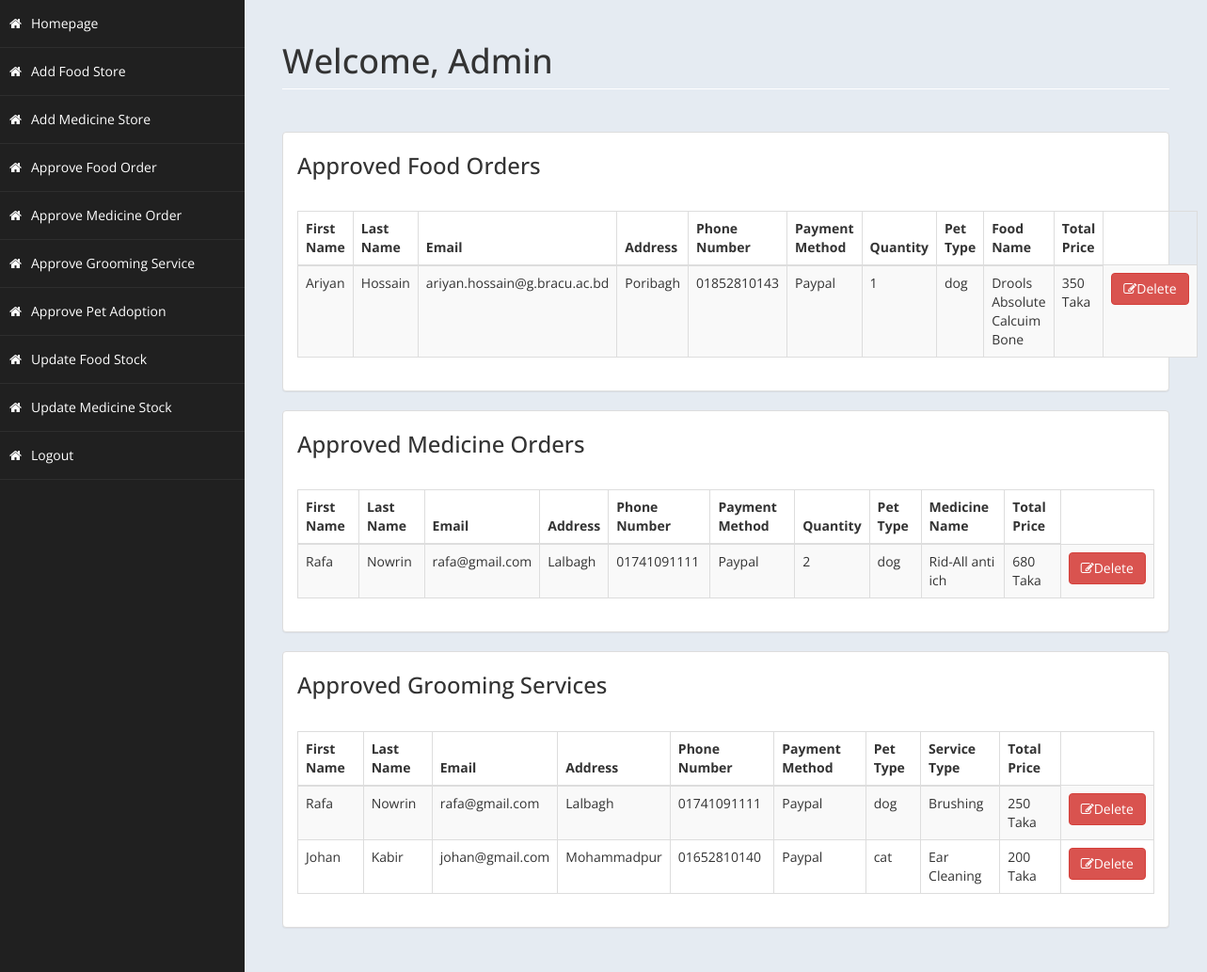
Page /adminhome.php on the committed database.
### tables this page shows
CREATE TABLE `orderfood` (
  `id` int(11) NOT NULL,
  `name` varchar(100) NOT NULL,
  `price` varchar(100) NOT NULL,
  `pet` varchar(100) NOT NULL,
  `stock` varchar(100) NOT NULL
);

CREATE TABLE `foodorderdetails` (
  `fname` varchar(100) NOT NULL,
  `lname` varchar(100) NOT NULL,
  `email` varchar(100) NOT NULL,
  `address` varchar(100) NOT NULL,
  `pnum` varchar(100) NOT NULL,
  `pmethod` varchar(100) NOT NULL,
  `pid` varchar(100) NOT NULL,
  `quantity` varchar(100) NOT NULL,
  `pet` varchar(100) NOT NULL,
  `approval` varchar(100) NOT NULL,
  `fid` int(11) NOT NULL
);

CREATE TABLE `ordermed` (
  `id` int(11) NOT NULL,
  `name` varchar(100) NOT NULL,
  `price` varchar(100) NOT NULL,
  `pet` varchar(100) NOT NULL,
  `stock` varchar(100) NOT NULL
);

CREATE TABLE `medorderdetails` (
  `fname` varchar(100) NOT NULL,
  `lname` varchar(100) NOT NULL,
  `email` varchar(100) NOT NULL,
  `address` varchar(100) NOT NULL,
  `pnum` varchar(100) NOT NULL,
  `pmethod` varchar(100) NOT NULL,
  `pid` varchar(100) NOT NULL,
  `quantity` varchar(100) NOT NULL,
  `pet` varchar(100) NOT NULL,
  `approval` varchar(100) NOT NULL,
  `mid` int(11) NOT NULL
);

CREATE TABLE `groom` (
  `id` int(11) NOT NULL,
  `type` varchar(100) NOT NULL,
  `price` varchar(100) NOT NULL,
  `pet` varchar(100) NOT NULL
);

CREATE TABLE `groomorderdetails` (
  `fname` varchar(100) NOT NULL,
  `lname` varchar(100) NOT NULL,
  `email` varchar(100) NOT NULL,
  `address` varchar(100) NOT NULL,
  `pnum` varchar(100) NOT NULL,
  `pmethod` varchar(100) NOT NULL,
  `pid` varchar(100) NOT NULL,
  `pet` varchar(100) NOT NULL,
  `approval` varchar(100) NOT NULL,
  `gid` int(11) NOT NULL
);

### adminhome.php (the view, shortened to what this page needs)
<!DOCTYPE html>
<html xmlns="http://www.w3.org/1999/xhtml">
<head>
    <link href="food/assets/css/bootstrap.css" rel="stylesheet" />
    <link href="food/assets/css/font-awesome.css" rel="stylesheet" />
    <link href="food/assets/css/custom-styles.css" rel="stylesheet" />
</head>
<body>
    <div id="wrapper">
        <nav class="navbar-default navbar-side" role="navigation">
            <div class="sidebar-collapse">
            <ul class="nav" id="main-menu">
                    <li>
                        <a  href="adminhome.php"><i class="fa fa-home"></i>Homepage</a>
                    </li>
                    <li>
                        <a  href="addfood.php"><i class="fa fa-home"></i>Add Food Store</a>
                    </li>
                    <li>
                        <a  href="addmed.php"><i class="fa fa-home"></i>Add Medicine Store</a>
                    </li>
                    <li>
                        <a  href="adminfood.php"><i class="fa fa-home"></i>Approve Food Order</a>
                    </li>
					<li>
                        <a  href="adminmedicine.php"><i class="fa fa-home"></i>Approve Medicine Order</a>
                    </li>
                    <li>
                        <a  href="admingroom.php"><i class="fa fa-home"></i>Approve Grooming Service</a>
                    </li>
                    <li>
                        <a  href="adminadopt.php"><i class="fa fa-home"></i>Approve Pet Adoption</a>
                    </li>
                    <li>
                        <a  href="adminfstock.php"><i class="fa fa-home"></i>Update Food Stock</a>
                    </li>
                    <li>
                        <a  href="adminmstock.php"><i class="fa fa-home"></i>Update Medicine Stock</a>
                    </li>
                    <li>
                        <a  href="logout.php"><i class="fa fa-home"></i>Logout</a>
                    </li>
					</ul>
            </div>
        </nav>
        <div id="page-wrapper" >
            <div id="page-inner">
			 <div class="row">
                    <div class="col-md-12">
                        <h1 class="page-header">
                           Welcome, Admin<small> </small>
                        </h1>
                    </div>
                </div>
            <div class="row">
                <div class="col-md-12">
                    <div class="panel panel-default">
                        <div class="panel-body">
                            <div class="table-responsive">
                                <table class="table table-striped table-bordered table-hover" id="dataTables-example">
                                    <thead>
                                    <h3>Approved Food Orders </h3><br> &nbsp
                                        <tr>
                                            <th>First Name</th>
                                            <th>Last Name</th>
                                            <th>Email</th>
                                            <th>Address</th>
                                            <th>Phone Number</th>
                                            <th>Payment Method</th>
                                            <th>Quantity</th>
                                            <th>Pet Type</th>
                                            <th>Food Name</th>
                                            <th>Total Price</th>
                                        </tr>
                                    </thead>
                                    <tbody>
									<?php
										include ('db.php');
										$sql="select * from orderfood,foodorderdetails where orderfood.id=foodorderdetails.pid and approval='Yes'";
										$re = mysqli_query($con,$sql);
										while($row = mysqli_fetch_array($re))
										{
                                            echo"<tr class='gradeC'>
                                            <td>".$row['fname']."</td>
                                            <td>".$row['lname']."</td>
                                            <td>".$row['email']."</td>
                                            <td>".$row['address']."</td>
                                            <td>".$row['pnum']."</td>
                                            <td>".$row['pmethod']."</td>
                                            <td>".$row['quantity']."</td>
                                            <td>".$row['pet']."</td>
                                            <td>".$row['name']."</td>
                                            <td>".$row['price'] * $row['quantity']," Taka"."</td>
                                            <td> <a href=adminhome.php?delete1=".$row['fid']."<button class='btn btn-danger'> <i class='fa fa-edit' ></i>Delete</button> </td>
                                            </tr>";
                                        }
									?>
                                    </tbody>
                                </table>
                            </div>
                        </div>
                    </div>
                </div>
            </div>
            <div class="row">
                <div class="col-md-12">
                    <div class="panel panel-default">
                        <div class="panel-body">
                            <div class="table-responsive">
                                <table class="table table-striped table-bordered table-hover" id="dataTables-example">
                                    <thead>
                                    <h3>Approved Medicine Orders </h3><br> &nbsp
                                        <tr>
                                            <th>First Name</th>
                                            <th>Last Name</th>
                                            <th>Email</th>
                                            <th>Address</th>
                                            <th>Phone Number</th>
                                            <th>Payment Method</th>
                                            <th>Quantity</th>
                                            <th>Pet Type</th>
                                            <th>Medicine Name</th>
                                            <th>Total Price</th>
                                        </tr>
                                    </thead>
                                    <tbody>
									<?php
										include ('db.php');
										$sql="select * from ordermed,medorderdetails where ordermed.id=medorderdetails.pid and approval='Yes'";
										$re = mysqli_query($con,$sql);
										while($row = mysqli_fetch_array($re))
										{
                                            echo"<tr class='gradeC'>
                                            <td>".$row['fname']."</td>
                                            <td>".$row['lname']."</td>
                                            <td>".$row['email']."</td>
                                            <td>".$row['address']."</td>
                                            <td>".$row['pnum']."</td>
                                            <td>".$row['pmethod']."</td>
                                            <td>".$row['quantity']."</td>
                                            <td>".$row['pet']."</td>
                                            <td>".$row['name']."</td>
                                            <td>".$row['price'] * $row['quantity']," Taka"."</td>
                                            <td> <a href=adminhome.php?delete2=".$row['mid']."<button class='btn btn-danger'> <i class='fa fa-edit' ></i>Delete</button> </td>
                                            </tr>";
                                        }
									?>
                                    </tbody>
                                </table>
                            </div>
                        </div>
                    </div>
                </div>
            </div>
            <div class="row">
                <div class="col-md-12">
                    <div class="panel panel-default">
                        <div class="panel-body">
                            <div class="table-responsive">
                                <table class="table table-striped table-bordered table-hover" id="dataTables-example">
                                    <thead>
                                    <h3>Approved Grooming Services </h3><br> &nbsp
                                        <tr>
                                            <th>First Name</th>
                                            <th>Last Name</th>
                                            <th>Email</th>
                                            <th>Address</th>
                                            <th>Phone Number</th>
                                            <th>Payment Method</th>
                                            <th>Pet Type</th>
                                            <th>Service Type</th>
                                            <th>Total Price</th>
                                        </tr>
                                    </thead>
                                    <tbody>
									<?php
										include ('db.php');
										$sql="select * from groom,groomorderdetails where groom.id=groomorderdetails.pid and approval='Yes'";
										$re = mysqli_query($con,$sql);
										while($row = mysqli_fetch_array($re))
										{
                                            echo"<tr class='gradeC'>
                                            <td>".$row['fname']."</td>
                                            <td>".$row['lname']."</td>
                                            <td>".$row['email']."</td>
                                            <td>".$row['address']."</td>
                                            <td>".$row['pnum']."</td>
                                            <td>".$row['pmethod']."</td>
                                            <td>".$row['pet']."</td>
                                            <td>".$row['type']."</td>
                                            <td>".$row['price']," Taka"."</td>
                                            <td> <a href=adminhome.php?delete3=".$row['gid']."<button class='btn btn-danger'> <i class='fa fa-edit' ></i>Delete</button> </td>
                                            </tr>";
                                        }
									?>
                                    </tbody>
                                </table>
                            </div>
                        </div>
                    </div>
                </div>
            </div>
        </div>
    </div>
</body>
</html>

### food/assets/css/custom-styles.css (style rules this page uses)
body { font-family: 'Open Sans', sans-serif; }
#wrapper { width: 100%; background:#202020; }
#page-wrapper { padding: 15px 15px; min-height: 600px; background:#E5EBF2; }
#page-inner { width:100%; margin:10px 20px 10px 0px; background-color:transparent; padding:10px; min-height:1200px; }
h1, .h1, h2, .h2, h3, .h3 { margin-top: 7px; margin-bottom: -5px; }
.page-header { padding-bottom: 9px; margin: 10px 0 45px; border-bottom: 1px solid #ffffff; }
.sidebar-collapse , .sidebar-collapse .nav { background:none; }
.sidebar-collapse .nav { padding:0; }
.sidebar-collapse .nav > li > a { color:#fff; background:transparent; text-shadow:none; }
.sidebar-collapse > .nav > li > a { padding:15px 10px; }
.sidebar-collapse > .nav > li { border-bottom: 1px solid rgba(107, 108, 109, 0.19); }
.navbar-side { border:none; background-color: transparent; }
.navbar-default { border:0px solid black; }
.nav > li > a > i { margin-right:10px; }
@media (min-width:768px) { #page-wrapper { margin: 0 0 0 260px; padding: 15px 30px; min-height: 1200px; } }
@media (min-width:768px) { .navbar-side { z-index: 1; position: absolute; width: 260px; } }

### rows in the picture
orderfood: foodorderdetails.fname "Ariyan", foodorderdetails.lname "Hossain", foodorderdetails.email "ariyan.hossain@g.bracu.ac.bd", foodorderdetails.address "Poribagh", foodorderdetails.pnum "01852810143", foodorderdetails.pmethod "Paypal", foodorderdetails.quantity "1", foodorderdetails.pet "dog", name "Drools Absolute Calcuim Bone", $row['price']*$row['quantity'] "350"
ordermed: medorderdetails.fname "Rafa", medorderdetails.lname "Nowrin", medorderdetails.email "rafa@gmail.com", medorderdetails.address "Lalbagh", medorderdetails.pnum "01741091111", medorderdetails.pmethod "Paypal", medorderdetails.quantity "2", medorderdetails.pet "dog", name "Rid-All anti ich", $row['price']*$row['quantity'] "680"
groom: groomorderdetails.fname "Rafa", groomorderdetails.lname "Nowrin", groomorderdetails.email "rafa@gmail.com", groomorderdetails.address "Lalbagh", groomorderdetails.pnum "01741091111", groomorderdetails.pmethod "Paypal", groomorderdetails.pet "dog", type "Brushing", price "250"
groom: groomorderdetails.fname "Johan", groomorderdetails.lname "Kabir", groomorderdetails.email "johan@gmail.com", groomorderdetails.address "Mohammadpur", groomorderdetails.pnum "01652810140", groomorderdetails.pmethod "Paypal", groomorderdetails.pet "cat", type "Ear Cleaning", price "200"
